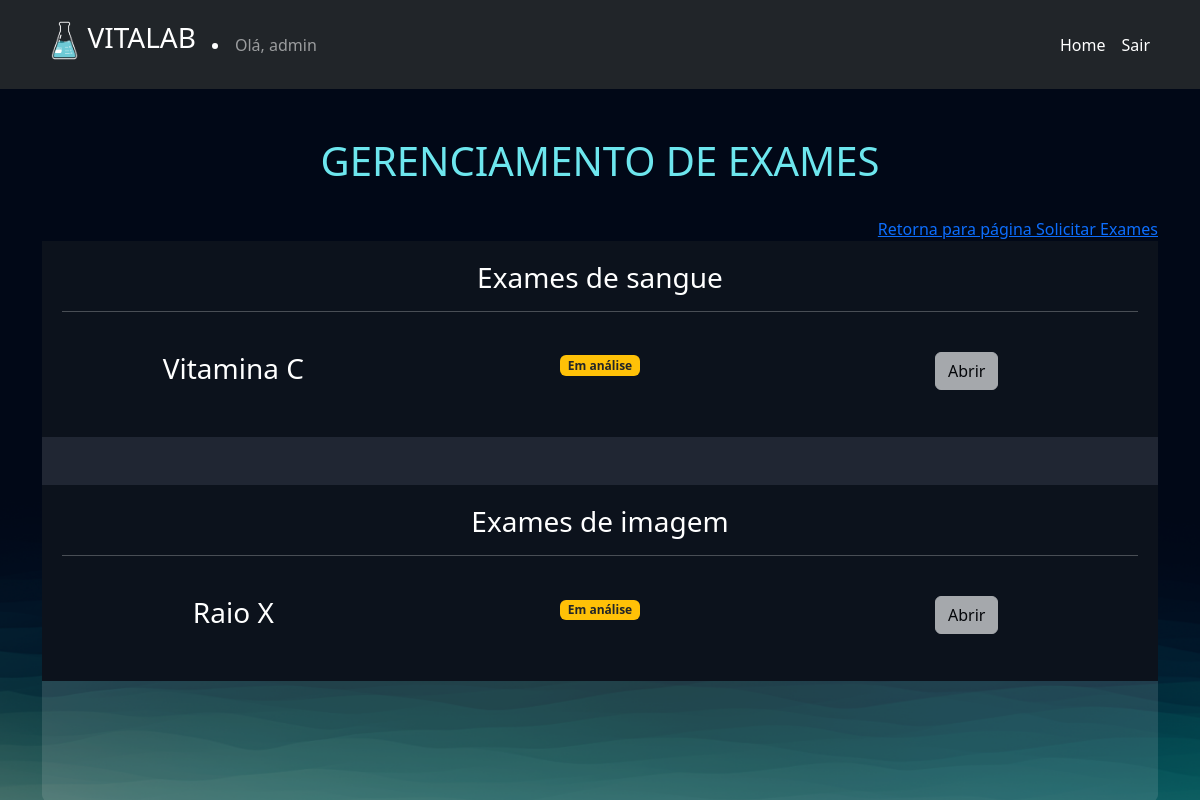
The page /exames/gerenciar_exames/ (signed in) on the database as committed earlier.
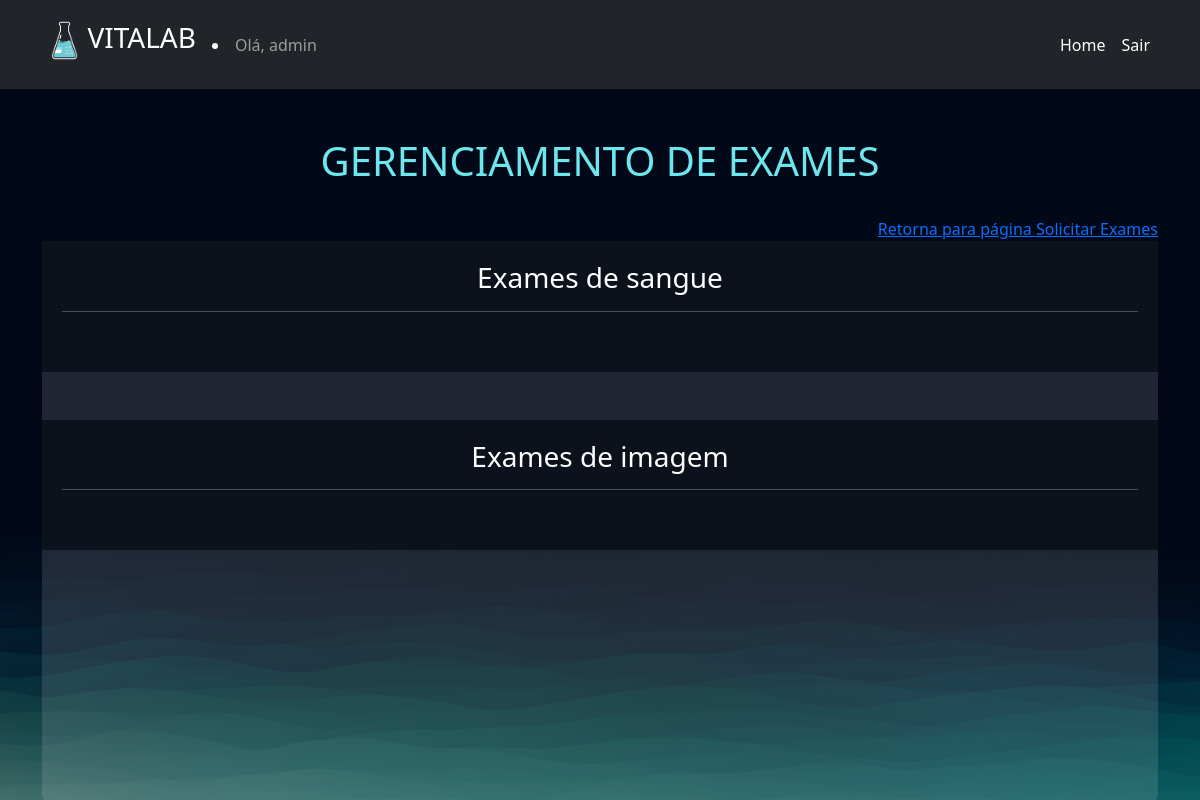
The same page on the database as committed later.
### exames/models.py (models this page shows, shortened)
class SolicitacaoExame(models.Model):
	choice_status = (
		('E', 'Em análise'),
		('F', 'Finalizado'),
		('C', 'Cancelado')
	)
	usuario = models.ForeignKey(User, on_delete=models.DO_NOTHING)
	exame = models.ForeignKey(TiposExames, on_delete=models.DO_NOTHING)
	status = models.CharField(max_length=2, choices=choice_status)
	resultado = models.FileField(upload_to="resultados", null=True, blank=True)
	requer_senha = models.BooleanField(default=False)
	senha = models.CharField(max_length=6, null=True, blank=True)
	def badge_template(self):
		if self.status == 'E':
			classes_css = 'bg-warning text-dark'
			texto = "Em análise"
		elif self.status == 'F':
			classes_css = 'bg-success'
			texto = "Finalizado"
		return mark_safe(f"<span class='badge bg-primary {classes_css}'>{texto}</span>")

class TiposExames(models.Model):
	tipo_choices = (
		('I', 'Exame de imagem'),
		('S', 'Exame de Sangue')
	)
	nome = models.CharField(max_length=50)
	tipo = models.CharField(max_length=2, choices=tipo_choices)
	preco = models.FloatField()
	disponivel = models.BooleanField(default=True)
	horario_inicial = models.IntegerField()
	horario_final = models.IntegerField()

### exames/views.py (the view)
# urls.py: path('gerenciar_exames/', views.gerenciar_exames, name="gerenciar_exames"),
@login_required
def gerenciar_exames(request):
    exames = SolicitacaoExame.objects.filter(usuario=request.user)
    return render(request, 'gerenciar_exames.html', {'exames': exames})

### exames/templates/gerenciar_exames.html (shortened to what this page needs)
{% extends "bases/base.html" %}
{% load static %}
{% block 'head' %}
	<link href="{% static 'exames/css/css.css' %}" rel="stylesheet">
	<link href="{% static 'exames/css/gerenciar_pedidos.css' %}" rel="stylesheet">
	<link href="{% static 'exames/css/gerenciar_exames.css' %}" rel="stylesheet">
{% endblock 'head' %}
{% block 'conteudo' %}
	<br>
	<br>
	<div class="container">
		<div style='text-align:center'>
			<h3 class="font-destaque">GERENCIAMENTO DE EXAMES</h3>
		</div>
		<br>
		<div style="text-align:right">
			<a href="javascript:history.back()" class="btn-custom"> Retorna para página Solicitar Exames</a>
		</div>
		<div class="card card-view">
			<div class="sub-card">
				<h3>Exames de sangue</h3>
				<hr>
				<br>
				{% for exame in exames  %}
					{% if  exame.exame.tipo == 'S'%}
						<div class="row">
						<div class="col-md"><h3>{{exame.exame.nome}}</h3></div>
						<div class="col-md">{{exame.badge_template}}</div>
						<div class="col-md">
						{% if exame.status == 'F' %}
							<a href="{% url "permitir_abrir_exame" exame.id %}" class="btn btn-light">Abrir</a>
						{% else %}
							<a href="#" class="btn btn-light disabled">Abrir</a>
						{% endif %}
						</div>
						</div>
						<br>
					{% endif %}
				{% endfor %}
			</div>
			<br>
			<br>
			<div class="sub-card">
				<h3>Exames de imagem</h3>
				<hr>
				<br>
				{% for exame in exames  %}
					{% if  exame.exame.tipo == 'I'%}
						<div class="row">
						<div class="col-md"><h3>{{exame.exame.nome}}</h3></div>
						<div class="col-md">{{exame.badge_template}}</div>
						<div class="col-md">
					{% if exame.status == 'F' %}
						<a href="{% url "permitir_abrir_exame" exame.id %}" class="btn btn-light">Abrir</a>
					{% else %}
						<a href="#" class="btn btn-light disabled">Abrir</a>
					{% endif %}
					</div>
					</div>
					<br>
					{% endif %}
				{% endfor %}
			</div>
		</div>
	</div>
{% endblock 'conteudo' %}

Rows that differ between the two databases and show on the page:
removed SolicitacaoExame: exame.nome "Vitamina C", badge_template "Em análise", shows "Abrir", shown under "Exames de sangue"
removed SolicitacaoExame: exame.nome "Raio X", badge_template "Em análise", shows "Abrir", shown under "Exames de imagem"
